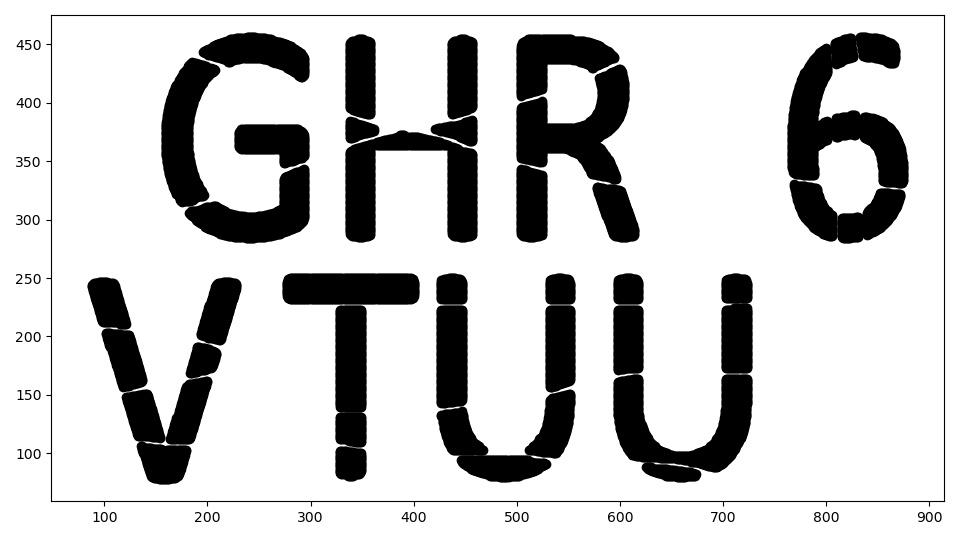

Write the Python code that produced this figure.
import matplotlib.pyplot as plt
picture = plt.figure(figsize=(9.6, 5.4))
with open('/Users/andro/Downloads/DS6.txt', 'r') as f:
    lines = f.readlines()
    x = [float(line.split()[0]) for line in lines]
    y = [float(line.split()[1]) for line in lines]
plt.scatter(y,x,color = "black")
plt.show(color = "black")
picture.savefig('/Users/andro/OneDrive/Рабочий стол/lab2_kg/lab2_kg.jpg')